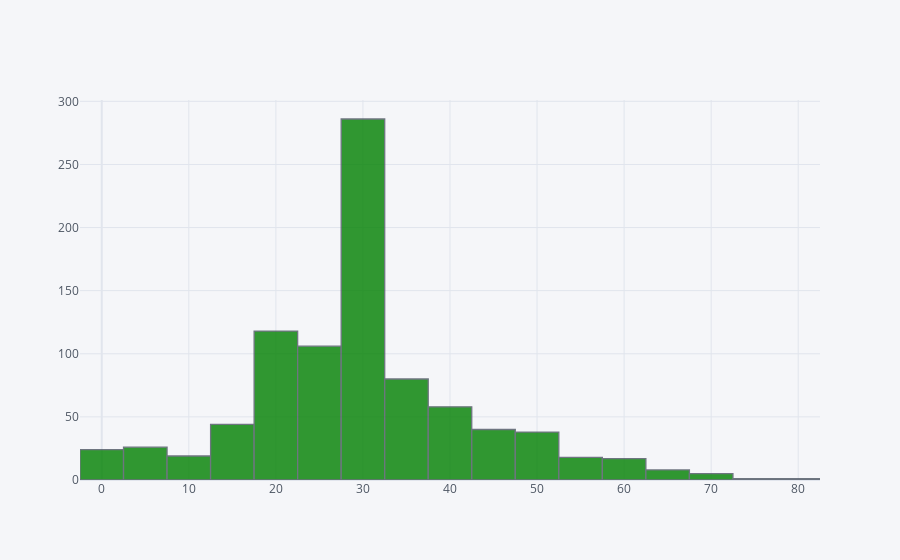

The code cell stored with this chart in its notebook:
### Code cell
train["Age"].iplot(kind="hist", bins=20, color="green")

### Figure 1 — Plotly figure (JSON) as saved in the notebook; plotly's stock layout.template omitted (floating-point values rounded to 4 significant figures; data arrays with more than 128 entries replaced by an {"elided": "..."} marker saying what was removed)
{"data": [{"histfunc": "count", "histnorm": "", "marker": {"color": "rgba(0, 128, 0, 1.0)", "line": {"color": "#4D5663", "width": 1.3}}, "name": "Age", "nbinsx": 20, "opacity": 0.8, "orientation": "v", "x": {"elided": "889 float values"}, "type": "histogram"}], "layout": {"barmode": "overlay", "legend": {"bgcolor": "#F5F6F9", "font": {"color": "#4D5663"}}, "paper_bgcolor": "#F5F6F9", "plot_bgcolor": "#F5F6F9", "title": {"font": {"color": "#4D5663"}}, "xaxis": {"gridcolor": "#E1E5ED", "showgrid": true, "tickfont": {"color": "#4D5663"}, "title": {"font": {"color": "#4D5663"}, "text": ""}, "zerolinecolor": "#E1E5ED"}, "yaxis": {"gridcolor": "#E1E5ED", "showgrid": true, "tickfont": {"color": "#4D5663"}, "title": {"font": {"color": "#4D5663"}, "text": ""}, "zerolinecolor": "#E1E5ED"}}}
